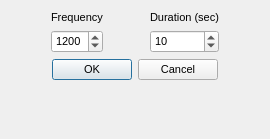
<?xml version="1.0" encoding="UTF-8"?>
<ui version="4.0">
 <class>freqForm</class>
 <widget class="QDialog" name="freqForm">
  <property name="geometry">
   <rect>
    <x>0</x>
    <y>0</y>
    <width>270</width>
    <height>139</height>
   </rect>
  </property>
  <property name="font">
   <font>
    <pointsize>8</pointsize>
   </font>
  </property>
  <property name="windowTitle">
   <string>Test Signal</string>
  </property>
  <layout class="QVBoxLayout">
   <property name="spacing">
    <number>6</number>
   </property>
   <property name="margin">
    <number>11</number>
   </property>
   <item>
    <layout class="QHBoxLayout">
     <property name="spacing">
      <number>6</number>
     </property>
     <property name="margin">
      <number>0</number>
     </property>
     <item>
      <spacer>
       <property name="orientation">
        <enum>Qt::Horizontal</enum>
       </property>
       <property name="sizeType">
        <enum>QSizePolicy::Expanding</enum>
       </property>
       <property name="sizeHint" stdset="0">
        <size>
         <width>20</width>
         <height>20</height>
        </size>
       </property>
      </spacer>
     </item>
     <item>
      <layout class="QVBoxLayout">
       <property name="spacing">
        <number>6</number>
       </property>
       <property name="margin">
        <number>0</number>
       </property>
       <item>
        <widget class="QLabel" name="frequencyLabel">
         <property name="font">
          <font/>
         </property>
         <property name="text">
          <string>Frequency</string>
         </property>
         <property name="wordWrap">
          <bool>false</bool>
         </property>
        </widget>
       </item>
       <item>
        <widget class="QSpinBox" name="frequencySpinBox">
         <property name="font">
          <font/>
         </property>
         <property name="minimum">
          <number>300</number>
         </property>
         <property name="maximum">
          <number>2500</number>
         </property>
         <property name="value">
          <number>1200</number>
         </property>
        </widget>
       </item>
      </layout>
     </item>
     <item>
      <spacer>
       <property name="orientation">
        <enum>Qt::Horizontal</enum>
       </property>
       <property name="sizeType">
        <enum>QSizePolicy::Expanding</enum>
       </property>
       <property name="sizeHint" stdset="0">
        <size>
         <width>20</width>
         <height>20</height>
        </size>
       </property>
      </spacer>
     </item>
     <item>
      <layout class="QVBoxLayout">
       <property name="spacing">
        <number>6</number>
       </property>
       <property name="margin">
        <number>0</number>
       </property>
       <item>
        <widget class="QLabel" name="durationLabel">
         <property name="font">
          <font/>
         </property>
         <property name="text">
          <string>Duration (sec)</string>
         </property>
         <property name="wordWrap">
          <bool>false</bool>
         </property>
        </widget>
       </item>
       <item>
        <widget class="QSpinBox" name="durationSpinBox">
         <property name="font">
          <font/>
         </property>
         <property name="minimum">
          <number>1</number>
         </property>
         <property name="maximum">
          <number>100</number>
         </property>
         <property name="value">
          <number>10</number>
         </property>
        </widget>
       </item>
      </layout>
     </item>
     <item>
      <spacer>
       <property name="orientation">
        <enum>Qt::Horizontal</enum>
       </property>
       <property name="sizeType">
        <enum>QSizePolicy::Expanding</enum>
       </property>
       <property name="sizeHint" stdset="0">
        <size>
         <width>20</width>
         <height>20</height>
        </size>
       </property>
      </spacer>
     </item>
    </layout>
   </item>
   <item>
    <layout class="QHBoxLayout">
     <property name="spacing">
      <number>6</number>
     </property>
     <property name="margin">
      <number>0</number>
     </property>
     <item>
      <spacer>
       <property name="orientation">
        <enum>Qt::Horizontal</enum>
       </property>
       <property name="sizeType">
        <enum>QSizePolicy::Expanding</enum>
       </property>
       <property name="sizeHint" stdset="0">
        <size>
         <width>20</width>
         <height>20</height>
        </size>
       </property>
      </spacer>
     </item>
     <item>
      <widget class="QPushButton" name="okButton">
       <property name="font">
        <font/>
       </property>
       <property name="text">
        <string>OK</string>
       </property>
      </widget>
     </item>
     <item>
      <widget class="QPushButton" name="cancelButton">
       <property name="font">
        <font/>
       </property>
       <property name="text">
        <string>Cancel</string>
       </property>
      </widget>
     </item>
     <item>
      <spacer>
       <property name="orientation">
        <enum>Qt::Horizontal</enum>
       </property>
       <property name="sizeType">
        <enum>QSizePolicy::Expanding</enum>
       </property>
       <property name="sizeHint" stdset="0">
        <size>
         <width>20</width>
         <height>20</height>
        </size>
       </property>
      </spacer>
     </item>
    </layout>
   </item>
   <item>
    <spacer>
     <property name="orientation">
      <enum>Qt::Vertical</enum>
     </property>
     <property name="sizeType">
      <enum>QSizePolicy::Expanding</enum>
     </property>
     <property name="sizeHint" stdset="0">
      <size>
       <width>20</width>
       <height>20</height>
      </size>
     </property>
    </spacer>
   </item>
  </layout>
 </widget>
 <layoutdefault spacing="6" margin="11"/>
 <pixmapfunction>qPixmapFromMimeSource</pixmapfunction>
 <resources/>
 <connections>
  <connection>
   <sender>okButton</sender>
   <signal>clicked()</signal>
   <receiver>freqForm</receiver>
   <slot>accept()</slot>
   <hints>
    <hint type="sourcelabel">
     <x>20</x>
     <y>20</y>
    </hint>
    <hint type="destinationlabel">
     <x>20</x>
     <y>20</y>
    </hint>
   </hints>
  </connection>
  <connection>
   <sender>cancelButton</sender>
   <signal>clicked()</signal>
   <receiver>freqForm</receiver>
   <slot>reject()</slot>
   <hints>
    <hint type="sourcelabel">
     <x>20</x>
     <y>20</y>
    </hint>
    <hint type="destinationlabel">
     <x>20</x>
     <y>20</y>
    </hint>
   </hints>
  </connection>
 </connections>
</ui>
